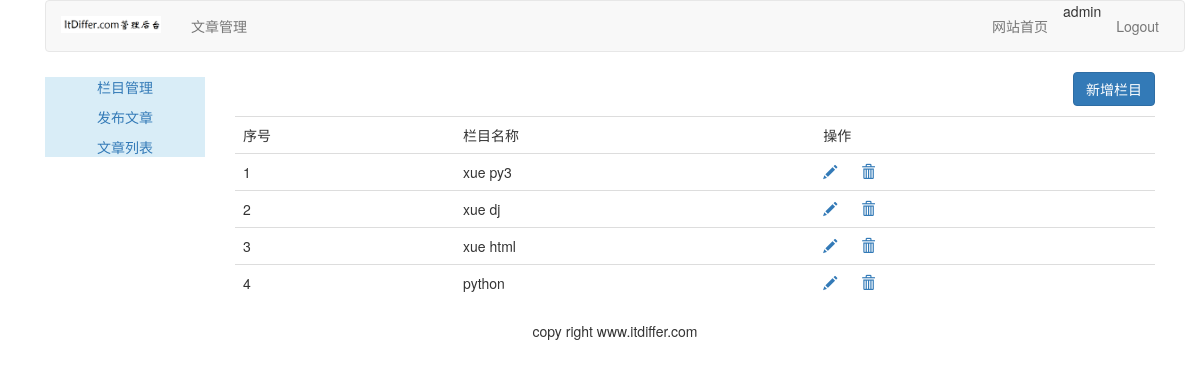
The page /article/article-column/ (signed in) on the database its author committed.
### article/models.py (models this page shows, shortened)
class ArticleColumn(models.Model):
    user = models.ForeignKey(User, on_delete=models.CASCADE,related_name='article_column')
    column = models.CharField(max_length=200)
    created = models.DateField(auto_now_add=True)

### article/views.py (the view, shortened to what this page needs)
# urls.py: path('article-column/', views.article_column, name="article_column"),
@login_required(login_url='/account/login/')
@csrf_exempt
def article_column(request):
    if request.method == "GET":
        columns = ArticleColumn.objects.filter(user=request.user)
        column_form = ArticleColumnForm()
        return render(request, "article/column/article_column.html", {"columns":columns, 'column_form':column_form})

### templates/article/column/article_column.html (shortened to what this page needs)
{% extends "article/base.html" %}
{% load static %}
{% block title %}article column{% endblock %} {% block content %}
<div>
    <p class="text-right">
        <button id= "add_column" onclick="add_column()" class="btn btn-primary"> 新增栏目</button>
    </p>
    <table class="table table-hover">
        <tr>
            <td>序号</td>
            <td>栏目名称</td>
            <td>操作</td>
        </tr>
        {% for column in columns %}
        <tr>
            <td>{{ forloop.counter }}</td>
            <td>{{ column.column }}</td>
            <td>
                <a name="edit" href="javascript:" onclick="edit_column(this, {{ column.id }})">
                    <span class="glyphicon glyphicon-pencil"></span>
                </a>
                <a name="delete" href="javascript:" onclick="del_column(this, {{ column.id }})">
                    <span class="glyphicon glyphicon-trash" style="margin-left:20px;"></span>
                </a>
            </td>
        </tr>
        {% empty %}
        <p>还没有设置栏目，太懒了。</p>
        {% endfor %}
    </table>
</div>
{% endblock %}

### templates/article/header.html (shortened to what this page needs)
{% load static %}
<div class="container">
    <nav class="navbar navbar-default" role="navigation">
        <div class="navbar-header">
            <a class="navbar-brand" href="http://www.itdiffer.com">
                <img width="100px" src="{% static 'images/backlogo.png' %}">
            </a>
        </div>
        <div>
            <ul class="nav navbar-nav" role="tablist">
                <li><a href="{% url 'article:article_column' %}">文章管理</a></li>
            </ul>
            <ul class="nav navbar-nav navbar-right" style="margin-right:10px">
                <li><a href="{% url 'blog:blog_title' %}">网站首页</a></li>
                <li><span>{{ user.username }}</li>
                <li><a href="{% url 'account:user_logout' %}">Logout</a></li>
            </ul>
        </div>
    </nav>
</div>

### rows shown on the page
ArticleColumn: column "xue py3"
ArticleColumn: column "xue dj"
ArticleColumn: column "xue html"
ArticleColumn: column "python"

### other values the page prints
{{ user.username }} "admin"
